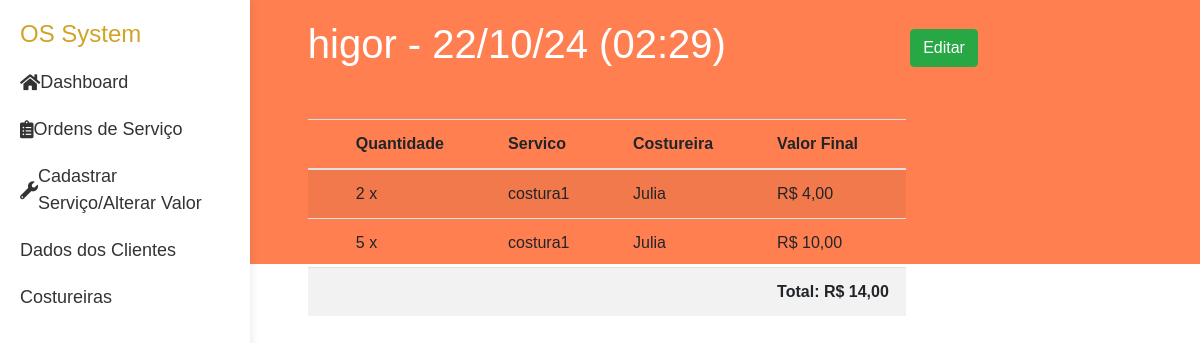
Screenshot of /clientes/preview_3 with the database file from the repository.
### ordens/models.py (models this page shows, shortened)
class Ordem(models.Model):
    cliente = models.ForeignKey(Cliente, related_name='ordens', on_delete=models.CASCADE)
    data_pedido = models.DateTimeField(auto_now_add=True)
    data_entrega = models.DateField()
    status = models.IntegerField(choices=STATUS, default=0)
    def total(self):
        return sum(item.quantidade * item.servico.valor for item in self.itens.all())

class OrdemItem(models.Model):
    ordem = models.ForeignKey(Ordem, related_name='itens', on_delete=models.CASCADE)
    servico = models.ForeignKey(servicos, on_delete=models.CASCADE)
    costureira = models.ForeignKey(Costureira, on_delete=models.CASCADE)
    quantidade = models.PositiveIntegerField()
    descricao = models.TextField(blank=True, null=True)  # Comentário opcional
    def preco_total(self):
        return self.quantidade * self.servico.valor

### cliente/models.py (models this page shows)
class Cliente(models.Model):
    nome = models.CharField(max_length=100)
    cpf = CPFField(masked=True,blank=True, null=True)
    endereco = models.CharField(max_length=100,blank=True, null=True)
    num =  models.IntegerField(blank=True, null=True)
    cidade = models.CharField(max_length=20,blank=True, null=True)
    estado = models.CharField(max_length=30,blank=True, null=True)
    telefone = models.CharField(max_length=15,blank=True, null=True)
    def __str__(self):
        return self.nome

### servicos/models.py (models this page shows)
class servicos(models.Model):
    nome = models.CharField(max_length=50)
    valor = models.DecimalField(max_digits=10, decimal_places=2)
    def __str__(self):
        return self.nome

### costureiras/models.py (models this page shows)
class Costureira(models.Model):
    nome = models.CharField(max_length=100)
    def __str__(self) :
        return self.nome

### cliente/views.py (the view)
# urls.py: path('preview_<int:id>', views.vis_ordem_cliente, name= 'preview'),
def vis_ordem_cliente(request, id):
    ordem = get_object_or_404(Ordem, pk=id)
    objs = ordem.itens.all()
    return render(request, 'cliente/vis_ordem_cliente.html', {'itens':objs, 'ordem':ordem})

### cliente/templates/cliente/vis_ordem_cliente.html
{% extends "layout.html" %}
{% block content %}
<div class='block'>
    <h1>{{ordem.cliente}} - {{ordem.data_pedido|date:"d/m/y (H:i)"}} </h1>
    <div>
        <a class='btn btn-success' href="{% url "ordens:edit_order" ordem.id %}">Editar</a>
    </div>
</div>
<table class='tabela-cliente-ordem table table-striped'>
    <thead>
        <tr>
            <th>Quantidade</th>
            <th>Servico</th>
            <th>Costureira</th>
            <th>Valor Final</th>
        </tr>
    </thead>
    <tbody>
        {% if itens %}
            {% for item in itens %}
                <tr>
                    <td>{{item.quantidade}} x </td>
                    <td>{{item.servico}} </td>
                    <td>{{item.costureira}} </td>
                    <td>R$ {{item.preco_total}} </td>
                </tr>
            {% endfor %}
            <tr>
                <td></td>
                <td></td>
                <td></td>
                <th>Total: R$ {{ordem.total}} </th>
            </tr>
        {% else %}
            <tr>
                <td colspan='4'>
                    Nenhum serviço adicionado ...
                </td>
            </tr>
        {% endif %}
    </tbody>
</table>
{% endblock %}

### static/css/styles.css (style rules this page uses)
body { font-family: Arial, sans-serif; margin: 0; padding: 0; display: flex; background: linear-gradient(to bottom, #ff7f50 33%, #fff 33%); min-height: 100vh; }
h1 { color: #fff; }
.block { width: 100%; display: grid; grid-template-columns: auto 1fr; align-items: center; text-align: center; }

### rows the page displays
Ordem: cliente "higor", data_pedido "22/10/24 (02:29)", total "14,00"
OrdemItem: quantidade "2", servico "costura1", costureira "Julia", preco_total "4,00"
OrdemItem: quantidade "5", servico "costura1", costureira "Julia", preco_total "10,00"
